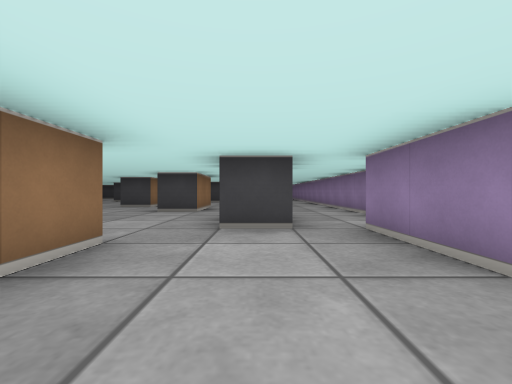
[1] (above)

16 first-person views from a walk through a cub3D maze. The camera is about half as high as the walls, looks level and sees 90° across. The floor is counted in squares. Each view is taken from the middle of a square. On the plan, view 1 faces up. The plan holds only what a view shows up to about 9 squares ahead; the rest is blank.

[2]
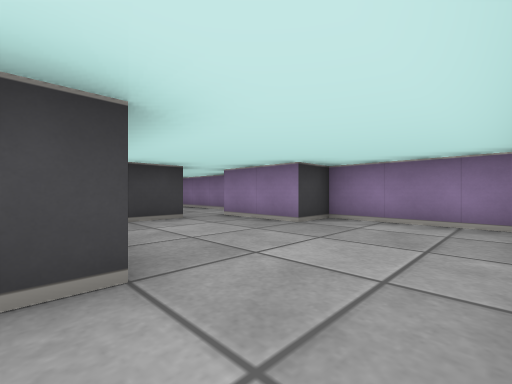

[3]
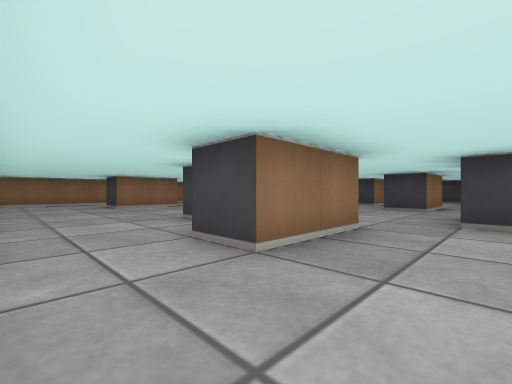

[4]
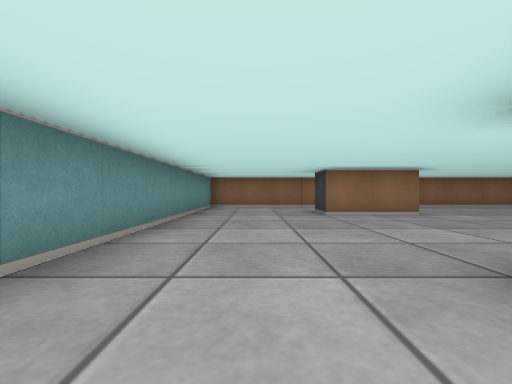

[5]
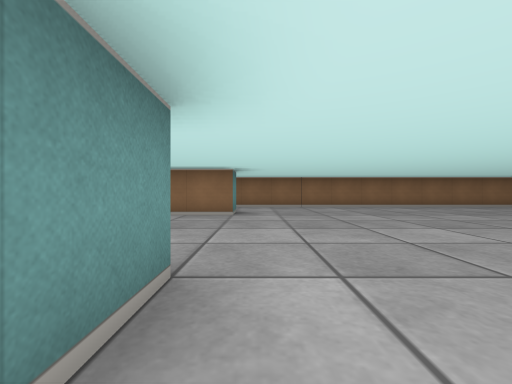

[6]
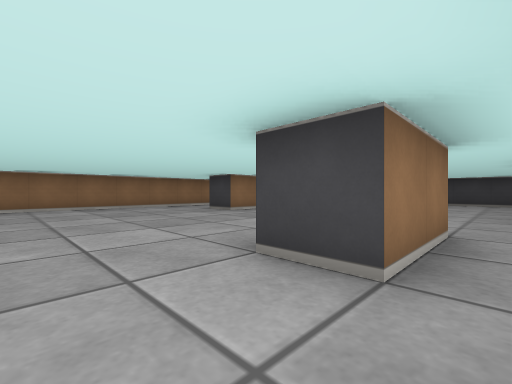

[7]
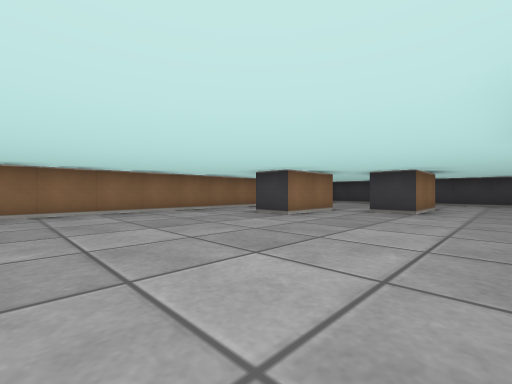

[8]
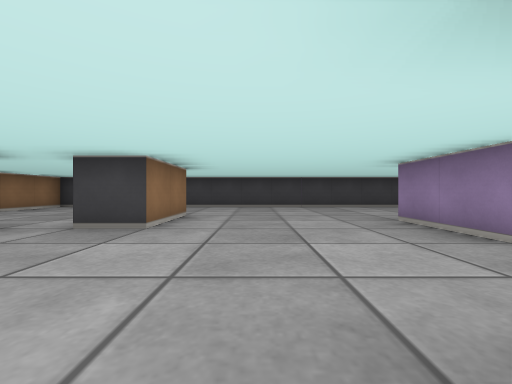

[9]
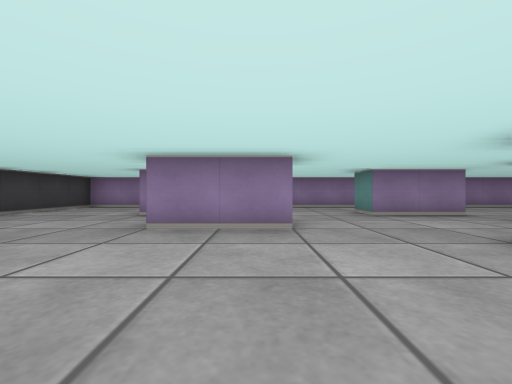

[10]
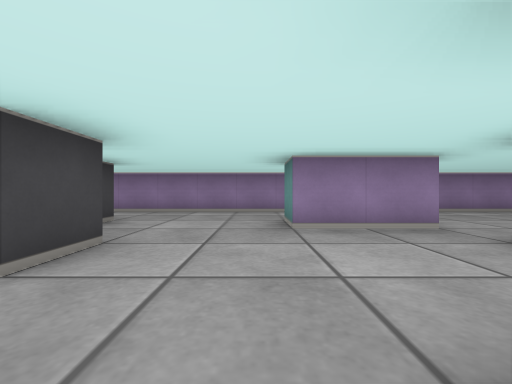

[11]
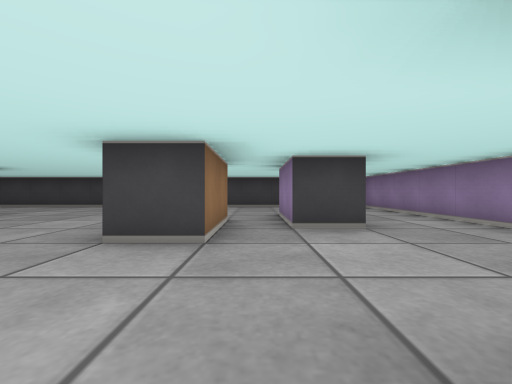

[12]
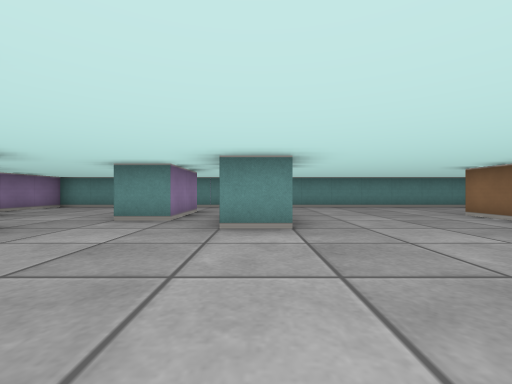

[13]
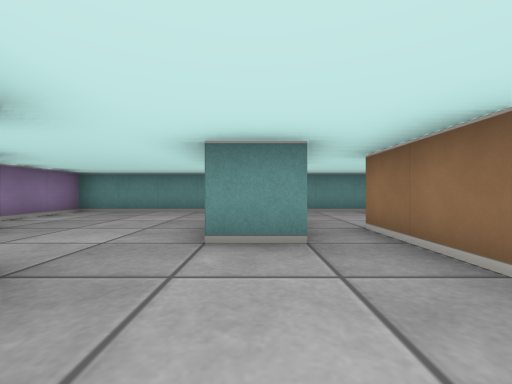

[14]
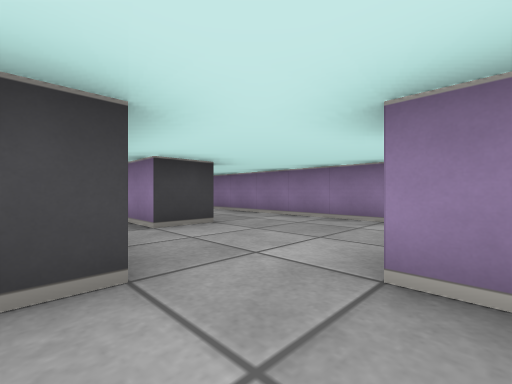

[15]
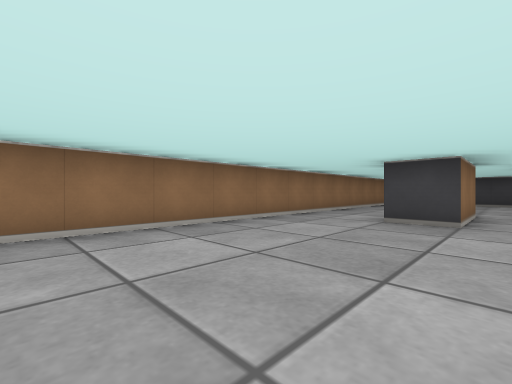

[16]
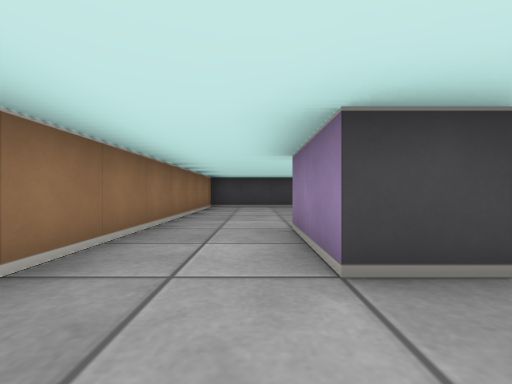

### Floor plan
Ten units are one square. View 1 is at (0, 0); x grows to the right and y downward. Boxes are objects, and circles mark ways between rooms. Rooms are numbered by the first view taken in them; rooms with no view inside come last. Other rooms are left out.
<svg viewBox="-120 -190 150 210">
<path fill="none" stroke="#000" d="M-15 -25 -15 -5M5 -35 -5 -35M-15 15 25 15 25 -15 15 -15 15 -35M-35 -105 -35 -85 -45 -85M-15 -86 -15 -65 -25 -65M-45 -35 -35 -35 -35 -15M6 -85 -5 -85 -5 -105 5 -105M-85 -135 -85 -115 -95 -115 -95 -135M-5 -50 -5 -55M-15 -145 -15 -125 -25 -125 -25 -145M-65 -156 -65 -135 -75 -135M-95 -35 -85 -35 -85 -15 -95 -15M5 -135 -5 -135 -5 -155M25 -45 25 -185 -115 -185 -115 15 -15 15M-15 -5 -25 -5 -25 -25 -15 -25"/>
<circle cx="-10" cy="-30" r="3" fill="#2a7"/>
<circle cx="-20" cy="5" r="3" fill="#2a7"/>
<circle cx="10" cy="-45" r="3" fill="#2a7"/>
<text x="0" y="-10">1</text>
<text x="-50" y="-90">2</text>
</svg>
Room 1 opens to room 2.

Where each view was taken, in squares from view 1:
view 1: 0 up, 0 right, facing up
view 2: 1 down, 2 left, facing up-right
view 3: 1 down, 0 right, facing up-left
view 4: 0 up, 3 left, facing left
view 5: 4 up, 3 left, facing left
view 6: 7 up, 3 left, facing up-left
view 7: 7 up, 5 left, facing up-left
view 8: 10 up, 5 left, facing up
view 9: 13 up, 6 left, facing right
view 10: 11 up, 4 left, facing right
view 11: 10 up, 1 left, facing up
view 12: 7 up, 4 left, facing down
view 13: 5 up, 2 left, facing down
view 14: 5 up, 2 left, facing up-right
view 15: 7 up, 8 left, facing up-left
view 16: 10 up, 10 left, facing up
